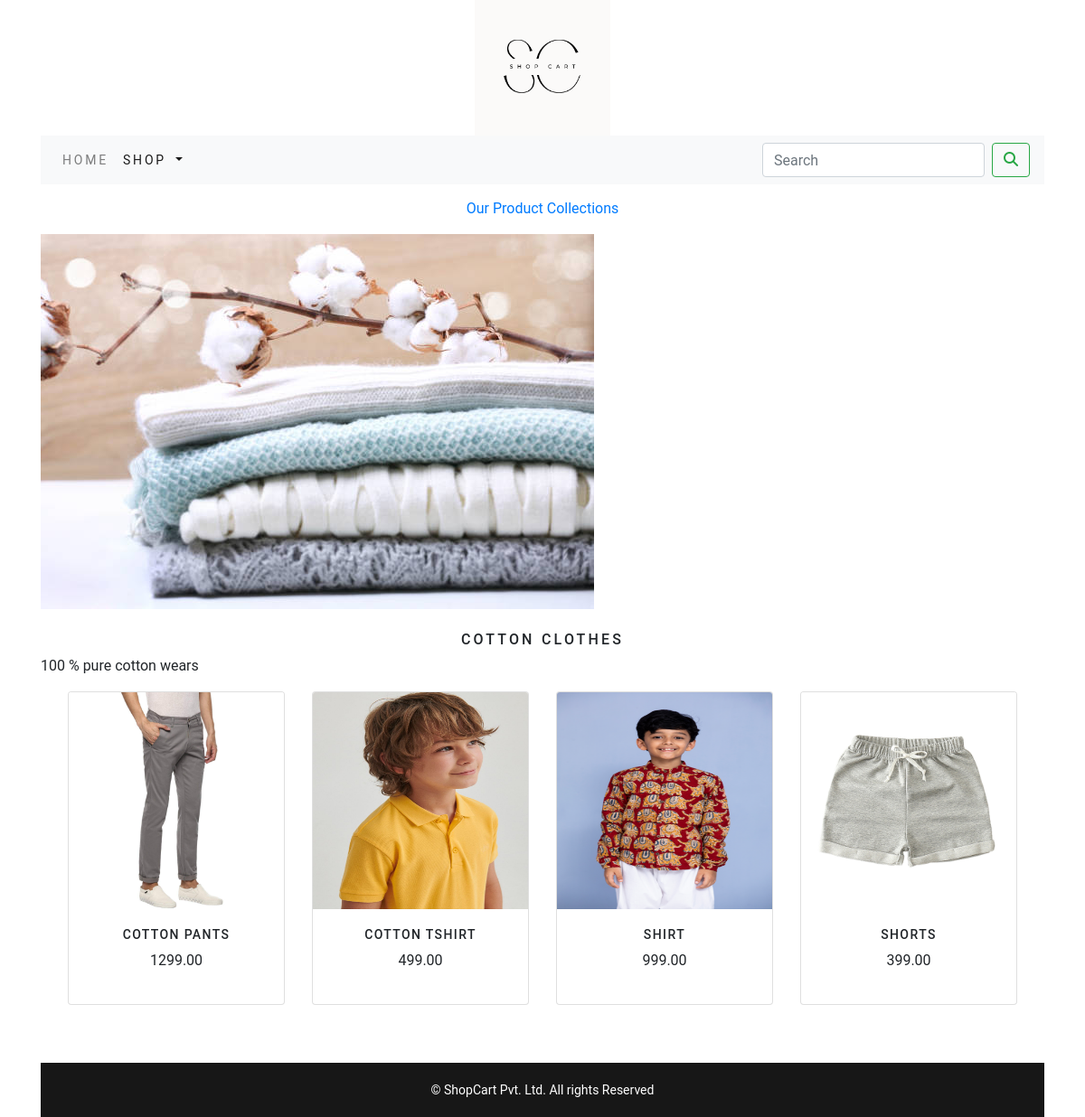
/ecommerceapp/cotton-clothes/, run on the app's committed database.
### ecommerceapp/models.py (models this page shows, shortened)
class Category(models.Model):
    name=models.CharField(max_length=250,unique=True)
    slug=models.SlugField(max_length=250,unique=True)
    description=models.TextField(blank=True)
    image=models.ImageField(upload_to='category',blank=True)
    class Meta:
        ordering=('name',)
        verbose_name='category'
        verbose_name_plural='categories'
    def get_url(self):
        return reverse('ecommerceapp:products_by_category',args=[self.slug])

class Product(models.Model):
    name=models.CharField(max_length=250,unique=True)
    slug=models.SlugField(max_length=250,unique=True)
    description=models.TextField(blank=True)
    price=models.DecimalField(max_digits=10,decimal_places=2)
    category=models.ForeignKey(Category,on_delete=models.CASCADE)
    image = models.ImageField(upload_to='product', blank=True)
    stock=models.IntegerField()
    available=models.BooleanField(default=True)
    created=models.DateTimeField(auto_now_add=True)
    updated=models.DateTimeField(auto_now=True)
    def get_url(self):
        return reverse('ecommerceapp:prodCatdetail',args=[self.category.slug,self.slug])
    class Meta:
        ordering = ('name',)
        verbose_name = 'product'
        verbose_name_plural = 'products'

### ecommerceapp/views.py (the view)
# urls.py: path('',views.allProdCat,name='allProdCat'),
def allProdCat(request,c_slug=None):
    c_page=None
    products_list=None
    if c_slug!=None:
        c_page=get_object_or_404(Category,slug=c_slug)
        products_list=Product.objects.all().filter(category=c_page,available=True)
    else:
        products_list=Product.objects.all().filter(available=True)
    paginator=Paginator(products_list,8)
    try:
        page=int(request.GET.get('page','1'))
    except:
        page=1
    try:
        products=paginator.page(page)
    except (EmptyPage,InvalidPage):
        products=paginator.page(paginator.num_pages)
    return render(request,"category.html",{'category':c_page,'products':products})

### cart/context_processors.py (called while the page is built)
def counter(request):
    item_count=0
    if 'admin' in request.path:
        return {}
    else:
        try:
            cart=Cart.objects.filter(cart_id=_cart_id(request))
            car_items=CartItem.objects.all().filter(cart=cart[:1])
            for cart_item in car_items:
                item_count += cart_item.quantity
        except Cart.DoesNotExist:
            item_count = 0
    return dict(item_count=item_count)

### cart/views.py (called while the page is built)
def _cart_id(request):
    cart= request.session.session_key
    if not cart:
        cart=request.session.create()
    return cart

### ecommerceapp/context_processors.py (called while the page is built)
def menu_links(request):
    links=Category.objects.all()
    return dict(links=links)

### templates/category.html (shortened to what this page needs)
{% extends 'base.html' %}
{% load static %}
{% block content %}
{% if category %}
    <div>
        <div class="row my_row_class">
            <div class="mx-auto">
                <p><a href="{% url 'ecommerceapp:allProdCat' %}"> Our Product Collections </a></p>
            </div>
        </div>
    </div>
{% endif %}
<div class="mx-auto">
    {% if category %}
    <img class="my_image" src="{{category.image.url}}" alt="{{category.image}}">
</div>
<br>
<div>
    <h1 class="text-center my_title">{{category.name}}</h1>
    <p class="text-justify">{{category.description}}</p>
</div>
{% endif %}
<div class="container">
    <div class="row mx-auto">
        {% for product in products.object_list %}
        <div class="my_bottom_margin col-9 col-sm-12 col-md-3 mb-3">
            <div class="card text-center" style="minimum-width:18rem;">
                <a href="{{product.get_url}}"><img class="card-img-top my_image" src="{{product.image.url}}" alt="{{product.name}}" width="100px;" height="240px;"></a>
                <div class="card-body">
                    <h4>{{product.name}}</h4>
                    <p>{{product.price}}</p>
                </div>
            </div>
        </div>
        {% endfor %}
    </div>
    <br>
</div>
{% endblock %}

### static/css/custom.css (style rules this page uses)
body { font-family: 'Libre Baskerville', serif; font-family: 'Roboto', sans-serif; }
.my_row_class { padding-top: 15px; }
.my_image { width=100; height=auto; }
.my_title { font-size : 16px; text-transform : uppercase; letter-spacing : .2em; }
.card-body h4 { font-size : 14px; text-transform : uppercase; letter-spacing : .1em; }

### data on the page
Category: image (picture), name "COTTON CLOTHES", description "100 % pure cotton wears"
Product: image (picture), name "COTTON PANTS", price "1299.00"
Product: image (picture), name "COTTON TSHIRT", price "499.00"
Product: image (picture), name "SHIRT", price "999.00"
Product: image (picture), name "SHORTS", price "399.00"
